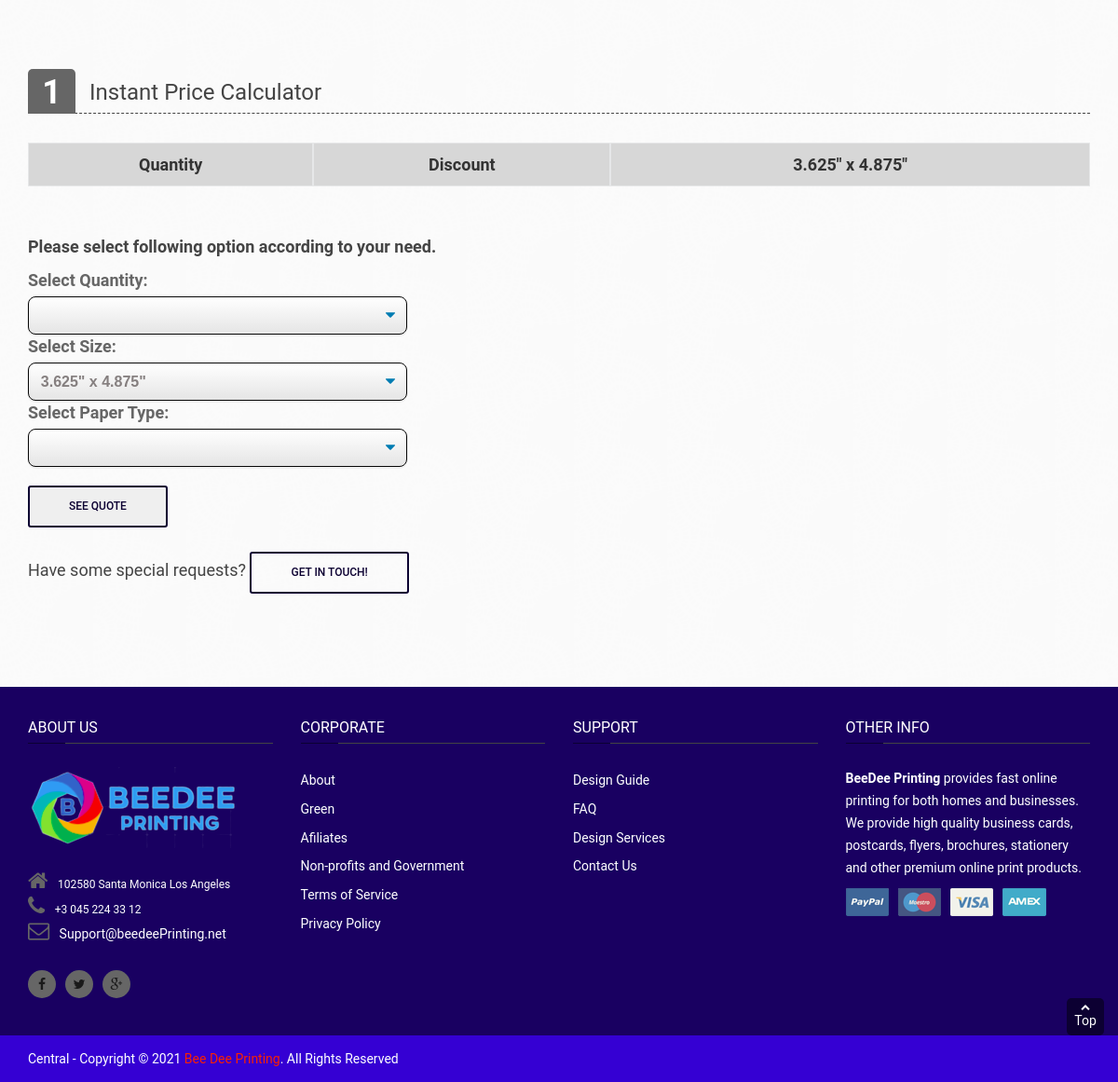
/business-stationary/notepad-detail (lower part), run on an earlier commit of the app's database.
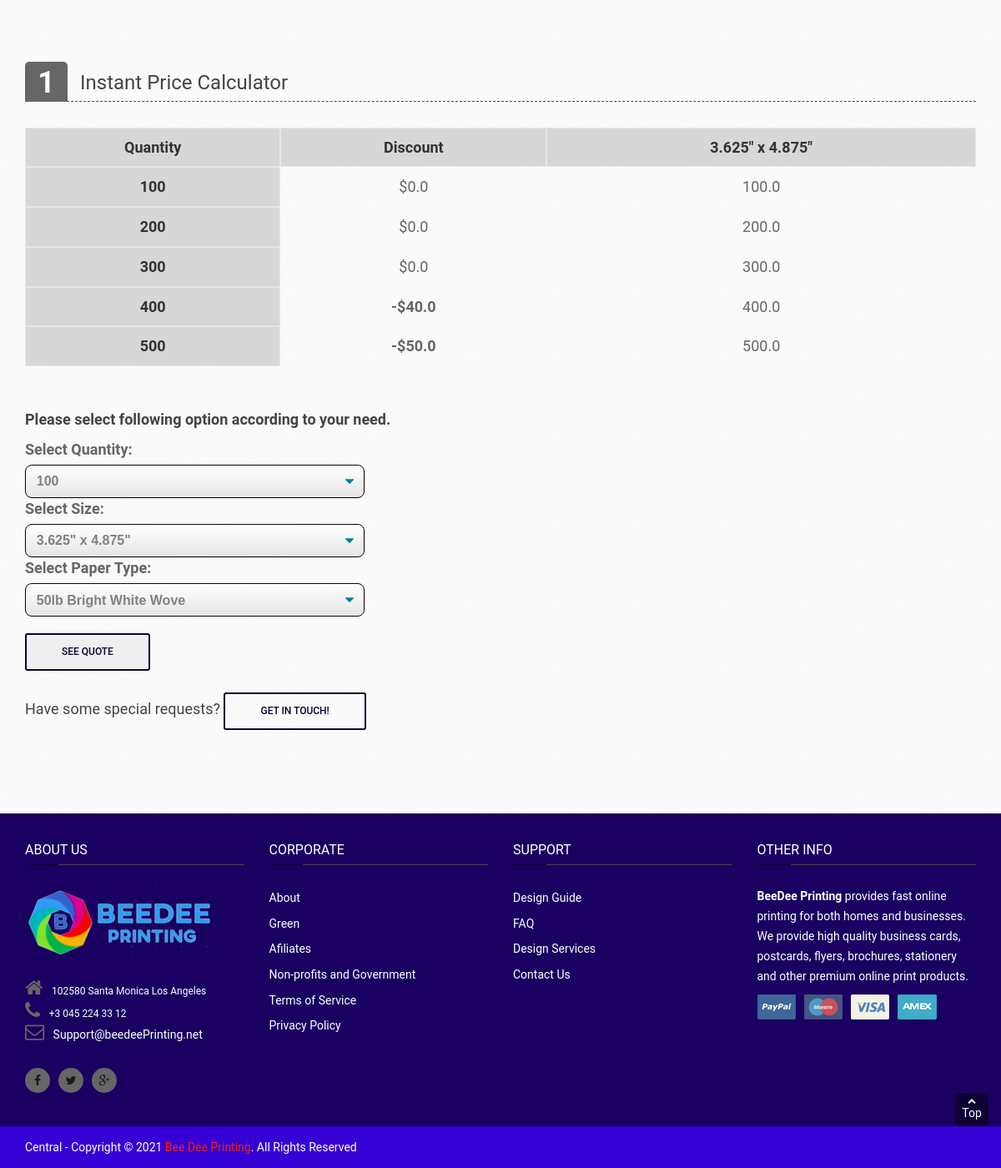
And on a later commit of the database.
### Business_Stationary/models.py (models this page shows, shortened)
class NotePads(models.Model):
    Quantity = models.PositiveIntegerField(default=0, blank=False, editable=True)
    Three_By_Six_By_Four_By_Eight = models.FloatField(default=0, blank=False, editable=True, validators=[MinValueValidator(0.0)], verbose_name = '3.625" x 4.875"')
    Discounted = models.FloatField(default=0, blank=False, editable=True, validators=[MinValueValidator(0.0)], verbose_name = 'Discount')
    class Meta:
        verbose_name = "3 - NotePad"

### Business_Stationary/views.py (the view)
# urls.py: path('notepad-detail', Notepad_detail, name='notepad-detail'),
def Notepad_detail(request):
    product = bs_products.objects.get(id=3)
    table = NotePads.objects.all()
    b_object = b_products.objects.all()
    bc_object = bc_products.objects.all()
    bs_object = bs_products.objects.all()
    lf_object = lf_products.objects.all()
    mp_object = mp_products.objects.all()
    urls_bc_aside = ["/business-cards/business-card-detail" , "/business-cards/edge-painted-detail", "/business-cards/foil-business-card-detail","/business-cards/raised-spot-uv-business-card-detail", "/business-cards/pantone-business-cards-detail", "/business-cards/plastic-business-cards-detail", "/business-cards/raised-ink-business-cards-detail"]
    urls_bs_aside =  ["envelopes-detail", "letterhead-detail", "notepad-detail"]
    urls_lf_aside = ["/large-format/floor-stickers-detail", "/large-format/foamcore-poster-detail", "/large-format/poster-printing-detail", "/large-format/retractable-banners-detail", "/large-format/table-cover-detail"]
    urls_mp_aside = ["/marketing-products/calenders-detail", "/marketing-products/brouchers-flyers-detail" , "/marketing-products/postcards-detail", "/marketing-products/hangtags-detail", "/marketing-products/labels-and-stickers-detail" , "/marketing-products/ncr-forms-detail" , "/marketing-products/presentation-folder-detail", "custom-holiday-cards-detail"]
    b_urls = ["/boxes/pillow-boxes-detail", "/boxes/gable-boxes-detail" ,"/boxes/window-boxes-detail", "/boxes/mailer-boxes-detail" , "/boxes/kraft-boxes-detail", "/boxes/cosmetics-boxes-detail" ,"/boxes/sleeve-boxes-detail", "/boxes/display-boxes-detail", "/boxes/beverage-boxes-detail", "/boxes/candle-boxes-detail", "/boxes/auto-parts-boxes-detail", "/boxes/pizza-boxes-detail"]
    b_aside = zip(b_urls,b_object)
    mp_aside = zip(urls_mp_aside, mp_object)
    bs_aside = zip(urls_bs_aside, bs_object)
    bc_aside = zip(urls_bc_aside,bc_object)
    lf_aside = zip(urls_lf_aside, lf_object)
    menu = NotePads.objects.all()
    menu1 = Extra_features.objects.all()
    if request.POST:
        var = request.POST
        quantity = var['quantity']
        size = var['size']
        paper_type = var['paper_type']
        size_quantity_query = NotePads.objects.filter(Quantity=quantity).values('Three_By_Six_By_Four_By_Eight')
        paper_price_query = Extra_features.objects.filter(paper_type=paper_type).values('id','paper_type_price')
        discount_query = NotePads.objects.filter(Quantity=quantity).values('Discounted')
        for i in paper_price_query:
            price_paper = i['paper_type_price']
        for p in size_quantity_query:
            price_size_quantity = p['Three_By_Six_By_Four_By_Eight']
        for y in discount_query:
            price_discount = y['Discounted']
        total_price = ((float(price_paper) * float(quantity)) + price_size_quantity) - price_discount
        extra_f_dict = {"Size": size,
                        "paper_type": paper_type,
                        }
        request.session['invoice'] = total_price
        request.session['label'] = product.Label
        request.session['discount'] = price_discount
        request.session['id'] = 3
        request.session['cat'] = 'bs_products'
        request.session['extra_f'] = extra_f_dict
        request.session['quantity'] = quantity
        print('Form Submitted')
    else:
        total_price = 0
        request.session['invoice'] = 0
        request.session['label'] = ' '
        request.session['discount'] = 0
        request.session['id'] = 1
        request.session['quantity'] = 0
        request.session['cat'] = 'bc_products'
        print('Form not submitted')
    context = {
        'total_price' : total_price,
        "menu": menu,
        "menu1": menu1,
        "table" : table,
        "bc_product" : bc_object,
        "bs_product" : bs_object,
        "lf_product" : lf_object,
        "mp_product" : mp_object,
        "label" : product.Label,
        "Description": product.Description,
        "image1" : product.image1,
        "image2" : product.image2,
        "image3" : product.image3,
        "bc_aside"   : bc_aside,
        "bs_aside" : bs_aside,
        "lf_aside": lf_aside,
        "b_aside": b_aside,
        "mp_aside": mp_aside,
    }
    if request.POST:
        return redirect('checkout')
    return render( request, "Business_Stationary/notepad.html", context )

### Business_Stationary/templates/Business_Stationary/notepad.html (shortened to what the changed rows need)
{% extends 'base.html' %}
{% load static %}
{% block content %}
<main class="main" id="product-detail">
    <section class="add-to-cart-w">
        <div class="container">
            <div class="row">
                <div class="col-md-12 col-sm-12 product-options">
                    <div class="row">
                        <div class="option-grib-w col-md-12">
                            <div class="scroll-pane horizontal-only">
                                <table>
                                    <tr class="strikeout">
                                        <th>Quantity</th>
                                        <th>Discount</th>
                                        <th rowspan="1"> 3.625" x 4.875"</th>
                                    </tr>
                                    {% for table in table %}
                                    <tr>
                                        <th>{{ table.Quantity }} </th>
                                        <td>
                                            {% if table.Discounted %}
                                            <strong> -${{ table.Discounted }} </strong>
                                            {% else %}
                                            ${{ table.Discounted }}
                                           {% endif %}
                                        </td>
                                        <td>
                                            {{ table.Three_By_Six_By_Four_By_Eight }}
                                        </td>
                                    </tr>
                                    {% endfor %}
                                </table>
                            </div>
                        </div>
                    </div>
                    <br>
                    <br>
                    <form method="POST" id="product-detail-form">
                        <div class="options-list-w">
                            <div class="row">
                                <div class="block-options col-md-4 col-sm-5">
                                    <div class="options-col">
                                        <label for="cars">Select Quantity:</label>
                                        <select class="select-css" name="quantity">
                                            {% for menu in menu %}
                                            <option value="{{ menu.Quantity }}">{{ menu.Quantity }}</option>
                                            {% endfor %}
                                        </select>
                                    </div>
                                </div>
                            </div>
                            <div class="row">
                                <div class="block-options col-md-4 col-sm-5">
                                    <div class="options-col">
                                        <label for="cars">Select Paper Type:</label>
                                        <select class="select-css" name="paper_type">
                                            {% for menu1 in menu1 %}
                                            {% if menu1.paper_type == '50lb Bright White Wove' %}
                                            <option value="{{  menu1.paper_type }}">{{ menu1.paper_type }}</option>
                                            {% endif %}
                                            {% endfor %}
                                        </select>
                                    </div>
                                </div>
                            </div>
                        </div>
                    </form>
                    <br>
                </div>
            </div>
        </div>
    </section>
</main>
{% endblock content %}

What changed in the data, as far as the page shows it:
added NotePads: Quantity "100", Discounted "0.0", Three_By_Six_By_Four_By_Eight "100.0"
added NotePads: Quantity "200", Discounted "0.0", Three_By_Six_By_Four_By_Eight "200.0"
added NotePads: Quantity "300", Discounted "0.0", Three_By_Six_By_Four_By_Eight "300.0"
added NotePads: Quantity "400", Discounted "40.0", Three_By_Six_By_Four_By_Eight "400.0"
added NotePads: Quantity "500", Discounted "50.0", Three_By_Six_By_Four_By_Eight "500.0"
Also different on the page:
form field quantity: (not shown) → "100"
form field paper_type: (not shown) → "50lb Bright White Wove"
